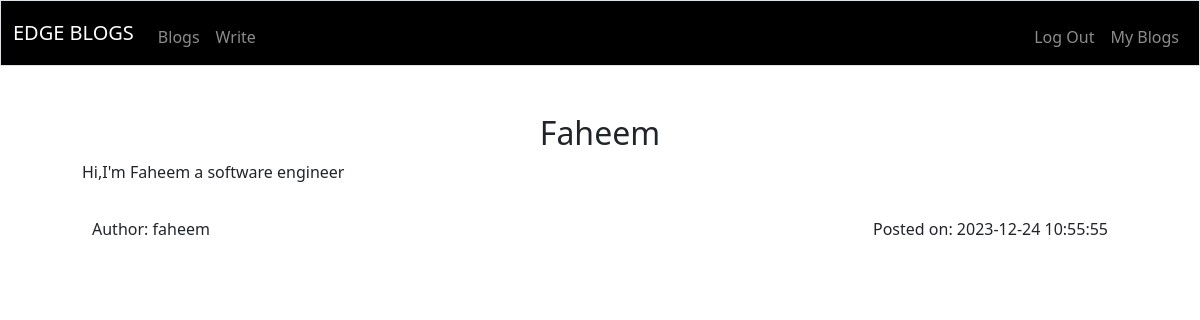
The app's page /blog/Faheem (signed in) with its own data.
### tables this page shows
CREATE TABLE blog_data(blog_id INTEGER PRIMARY KEY AUTOINCREMENT NOT NULL,user_id INTEGER NOT NULL,blog_title VARCHAR ,blog_content VARCHAR ,timestamp DATETIME,FOREIGN KEY(user_id) REFERENCES users(user_id));

CREATE TABLE users(user_id INTEGER PRIMARY KEY AUTOINCREMENT, name TEXT NOT NULL, hash TEXT NOT NULL);

### app.py (the view)
@app.route("/blog/<title>" )
def read_blog(title):
      results = db.execute("SELECT * FROM blog_data JOIN users ON blog_data.user_id = users.user_id WHERE blog_title = ?",title)
      return render_template("/blogread.html",results = results[0])

### templates/blogread.html (shortened to what this page needs)
{% extends "jinjaforwrite.html" %}
{% block main %}
<h2 class="title">{{results.blog_title}}</h2>
<p class="content">{{results.blog_content}}</p>
<div class="footer">
<h6 class="name">Author: {{results.name}}</h6>
<h6 class="timestamp">Posted on: {{results.timestamp}}</h6>
</div>
{% endblock %}

### templates/blogread.html (style rules this page uses)
.content { margin-inline:70px; text-align:left; text-overflow:ellipsis; }
.footer { display:flex; justify-content:space-between; }
.name { text-align:left; margin-top:20px; margin-inline:80px; }
.timestamp { margin-top:20px; margin-inline:80px; }

### records on screen
blog_data: blog_title "Faheem", blog_content "Hi,I'm Faheem a software engineer", timestamp "2023-12-24 10:55:55"
users: name "faheem"
